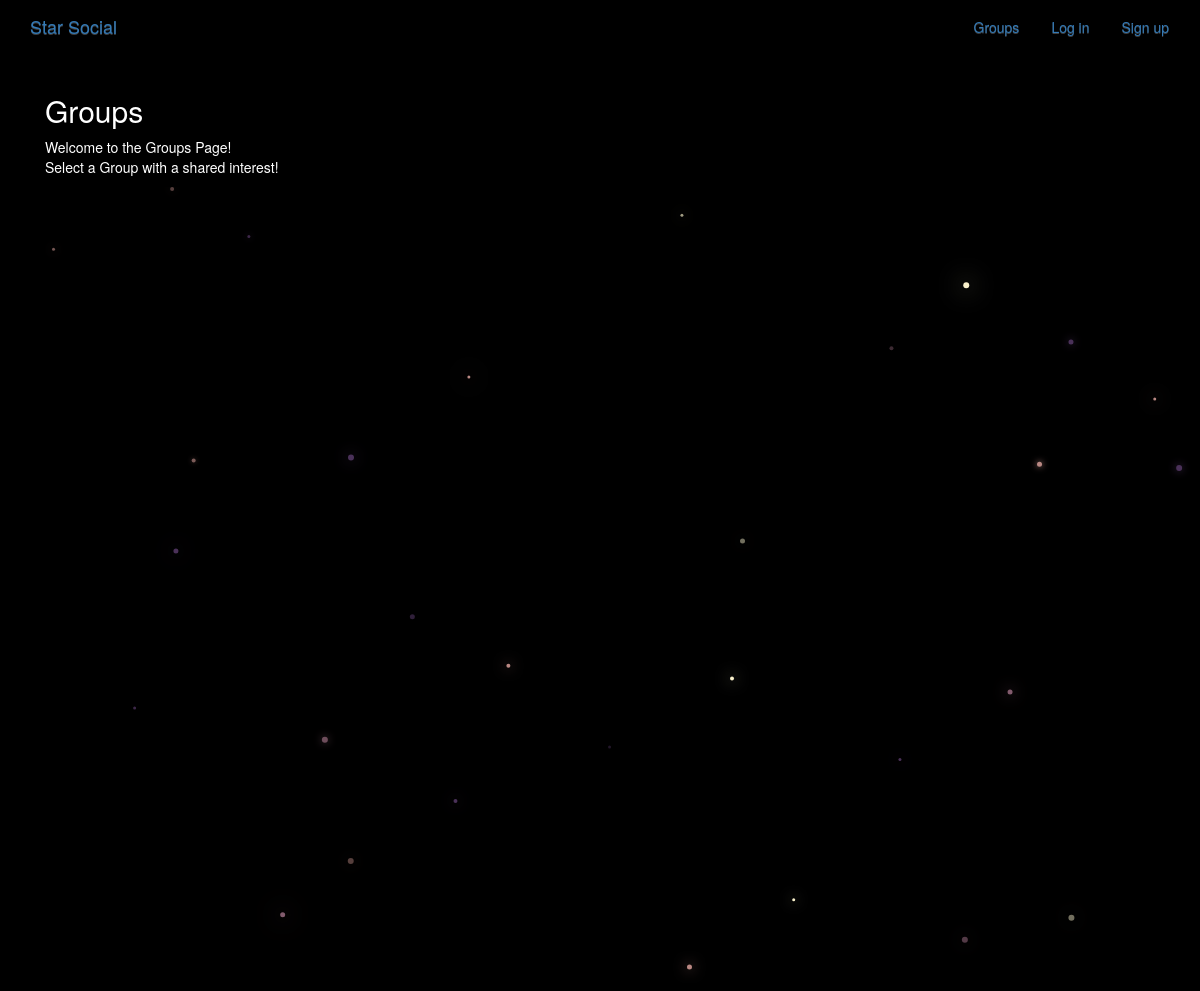
The app's page /groups/, older data.
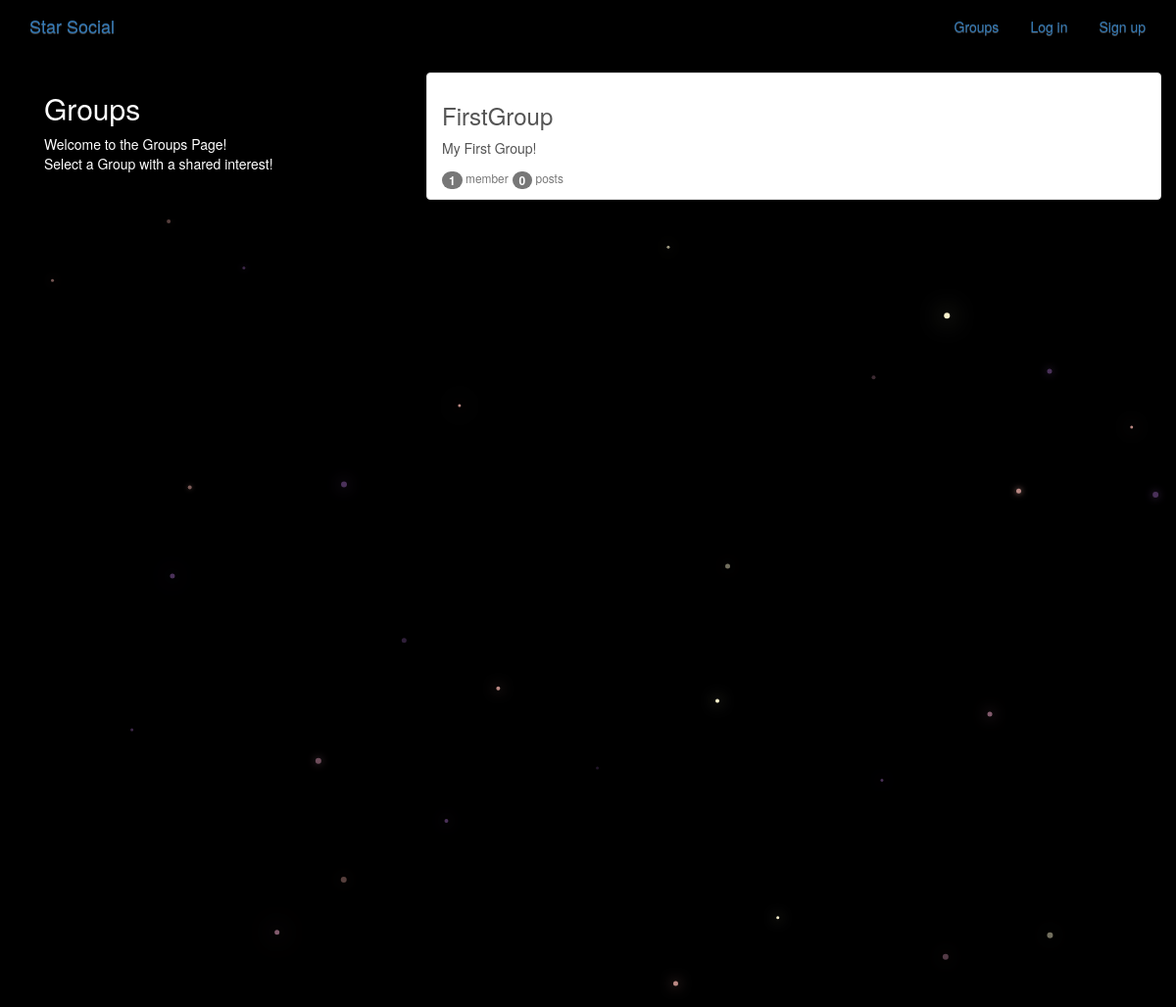
The same page, newer data.
### groups/models.py (models this page shows, shortened)
class Group(models.Model):
    name = models.CharField(max_length=255,unique=True)
    slug = models.SlugField(allow_unicode=True,unique=True)
    description = models.TextField(blank=True,default='')
    description_html = models.TextField(editable=False,default='',blank=True)
    members = models.ManyToManyField(User,through='GroupMember')
    class Meta:
        ordering=['name']

### groups/views.py (the view)
# urls.py: path('',views.ListGroups.as_view(),name='all'),
class ListGroups(generic.ListView):
    model = Group

### groups/templates/groups/group_list.html (shortened to what this page needs)
{% extends "groups/group_base.html" %}
{% block pregroup %}
<div class="col-md-4">
	<div class="content">
			<h2>Groups</h2>
			<p>Welcome to the Groups Page! <br>Select a Group with a shared interest!</p>
	</div>
</div>
{% endblock %}
{% block group_content %}
<div class="col-md-8">
	<div class="list-group">
		{% for group in object_list %}
		<a href="{% url 'groups:single' slug=group.slug %}"
		class="list-group-item list-group-item-action flex-column align-items-start">
			<h3 class="mb-1">{{ group.name }}</h3>
			<p class="mb-1">{{ group.description_html|safe }}</p>
			<div class="d-flex w-40 justify-content-between">
				<small class="text-muted"><span class="badge badge-secondary">
					{{ group.members.count }}</span> member{{ group.members.count|pluralize }}</small>
				<small class="text-muted"><span class="badge badge-secondary">
					{{ group.posts.count }}</span> post{{ group.posts.count|pluralize }}</small>
			</div>
		</a>
		{% endfor %}
	</div>
</div>
{% endblock %}

Row changes from the older to the newer data that the page shows:
added Group: name "FirstGroup", description_html "My First Group!", members.count "1", posts.count "0"
